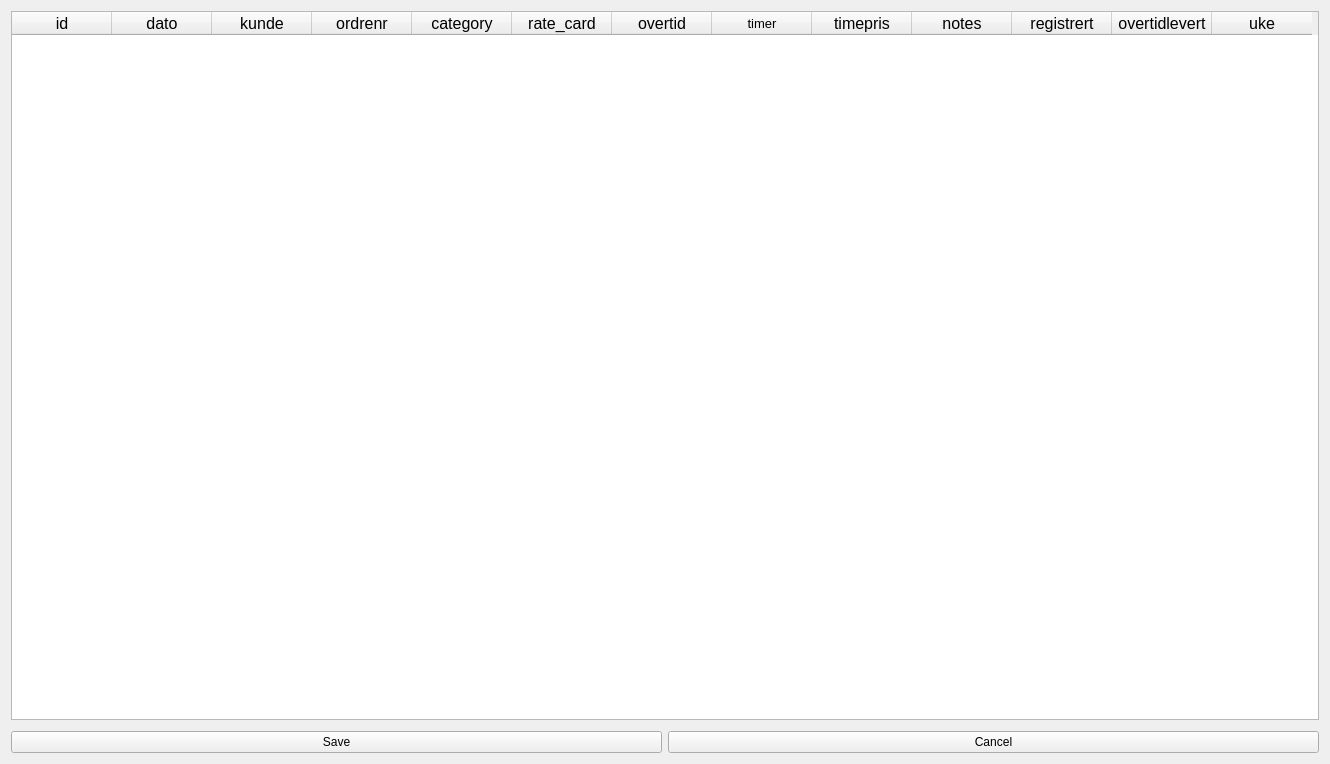
<?xml version="1.0" encoding="UTF-8"?>
<ui version="4.0">
 <class>ShowOvertid</class>
 <widget class="QWidget" name="ShowOvertid">
  <property name="geometry">
   <rect>
    <x>0</x>
    <y>0</y>
    <width>1330</width>
    <height>764</height>
   </rect>
  </property>
  <property name="windowTitle">
   <string>Overtid</string>
  </property>
  <layout class="QVBoxLayout" name="verticalLayout">
   <item>
    <widget class="QTableWidget" name="tableWidget">
     <property name="sizePolicy">
      <sizepolicy hsizetype="Expanding" vsizetype="Expanding">
       <horstretch>0</horstretch>
       <verstretch>0</verstretch>
      </sizepolicy>
     </property>
     <property name="font">
      <font>
       <family>MS Shell Dlg 2</family>
       <pointsize>12</pointsize>
      </font>
     </property>
     <property name="sizeAdjustPolicy">
      <enum>QAbstractScrollArea::AdjustIgnored</enum>
     </property>
     <property name="sortingEnabled">
      <bool>true</bool>
     </property>
     <attribute name="verticalHeaderShowSortIndicator" stdset="0">
      <bool>true</bool>
     </attribute>
     <column>
      <property name="text">
       <string>id</string>
      </property>
     </column>
     <column>
      <property name="text">
       <string>dato</string>
      </property>
     </column>
     <column>
      <property name="text">
       <string>kunde</string>
      </property>
     </column>
     <column>
      <property name="text">
       <string>ordrenr</string>
      </property>
     </column>
     <column>
      <property name="text">
       <string>category</string>
      </property>
     </column>
     <column>
      <property name="text">
       <string>rate_card</string>
      </property>
     </column>
     <column>
      <property name="text">
       <string>overtid</string>
      </property>
     </column>
     <column>
      <property name="text">
       <string>timer</string>
      </property>
      <property name="font">
       <font>
        <family>MS Shell Dlg 2</family>
        <pointsize>10</pointsize>
        <weight>50</weight>
        <bold>false</bold>
       </font>
      </property>
     </column>
     <column>
      <property name="text">
       <string>timepris</string>
      </property>
     </column>
     <column>
      <property name="text">
       <string>notes</string>
      </property>
     </column>
     <column>
      <property name="text">
       <string>registrert</string>
      </property>
     </column>
     <column>
      <property name="text">
       <string>overtidlevert</string>
      </property>
     </column>
     <column>
      <property name="text">
       <string>uke</string>
      </property>
     </column>
    </widget>
   </item>
   <item>
    <layout class="QHBoxLayout" name="horizontalLayout">
     <property name="topMargin">
      <number>5</number>
     </property>
     <property name="rightMargin">
      <number>0</number>
     </property>
     <item>
      <widget class="QPushButton" name="Button_Save">
       <property name="text">
        <string>Save</string>
       </property>
      </widget>
     </item>
     <item>
      <widget class="QPushButton" name="Button_Cancel">
       <property name="text">
        <string>Cancel</string>
       </property>
      </widget>
     </item>
    </layout>
   </item>
  </layout>
 </widget>
 <resources/>
 <connections/>
</ui>
